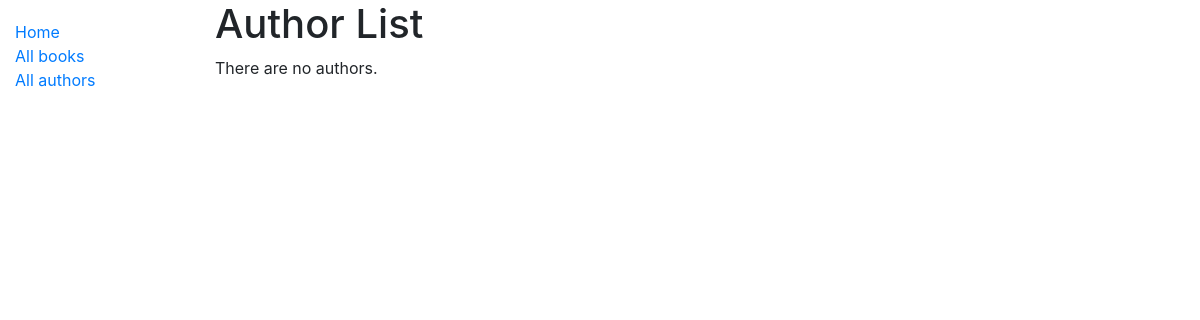
The app's page /catalog/authors/, older data.
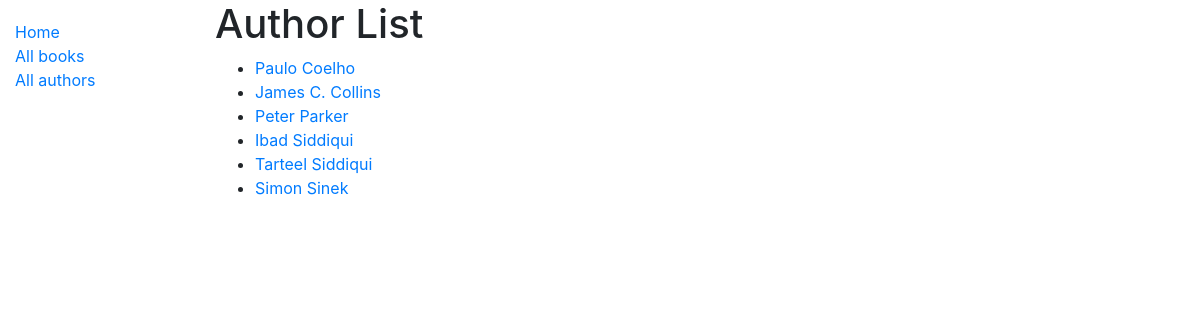
The same page, newer data.
### catalog/models.py (models this page shows, shortened)
class Author(models.Model):
    first_name = models.CharField(max_length=100)
    last_name = models.CharField(max_length=100)
    date_of_birth = models.DateField(null=True, blank=True)
    date_of_death = models.DateField('Died', null=True, blank=True)
    class Meta:
        ordering = ['last_name', 'first_name']

### catalog/views.py (the view)
# urls.py: path('authors/', views.AuthorListView.as_view(), name='authors'),
class AuthorListView(generic.ListView):
    model = Author
    template_name = "author_list.html"
    paginate_by = 10
    def get_context_data(self, **kwargs):
        context = super(AuthorListView, self).get_context_data(**kwargs)
        context['some_data'] = 'This is just some data'
        return context

### catalog/templates/author_list.html
{% extends "base_generic.html" %}
{% block content %}
<h1>Author List</h1>
{% if author_list %}
<ul>
    {% for author in author_list %}
    <li>
        <a href={% url 'author-detail' author.id%}>
        {{ author.first_name }}
        {{ author.last_name }}
        </a>
    </li>
    {% endfor %}
</ul>
{% else %}
<p>There are no authors.</p>
{% endif %}
{% endblock %}

### catalog/templates/base_generic.html (shortened to what this page needs)
<!DOCTYPE html>
<html lang="en">
<head>
    <link rel="stylesheet" href="https://stackpath.bootstrapcdn.com/bootstrap/4.1.3/css/bootstrap.min.css"
>
    {% load static %}
    <link rel="stylesheet" href="{% static 'css/styles.css' %}">
</head>
<body>
    <div class="container-fluid">
        <div class="row">
            <div class="col-sm-2">
                {% block sidebar %}
                <ul class="sidebar-nav">
                    <li><a href="{% url 'index' %}">Home</a></li>
                    <li><a href="{% url 'books' %}">All books</a></li>
                    <li><a href="{% url 'authors' %}">All authors</a></li>
                </ul>
                {% endblock %}
            </div>
            <div class="col-sm-10 ">
                {% block content %}{% endblock %}
            </div>
        </div>
    </div>
</body>
</html>

### catalog/static/css/styles.css (style rules this page uses)
.sidebar-nav { margin-top: 20px; padding: 0; list-style: none; }

Row changes from the older to the newer data that the page shows:
added Author: first_name "Paulo", last_name "Coelho"
added Author: first_name "James C.", last_name "Collins"
added Author: first_name "Peter", last_name "Parker"
added Author: first_name "Ibad", last_name "Siddiqui"
added Author: first_name "Tarteel", last_name "Siddiqui"
added Author: first_name "Simon", last_name "Sinek"
Text that changed along with them:
text no longer shown: "There are no authors."
